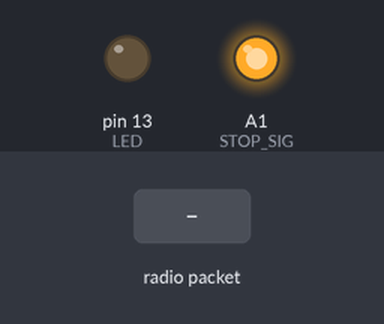
A sketch run on a simulated Arduino Uno, built with avr-gcc and run on an emulated ATmega328P. Parts: output pins drawn as LEDs (lit = HIGH). The test bench sets the inputs (shaded band). No radio packets arrive unless stated; pins used as bus, display or sensor lines are not drawn; what the sketch prints to the serial monitor is not drawn.

Above: at 3.2 s.
3.3 s: radio packet "1" arrives
At 4.1 s:
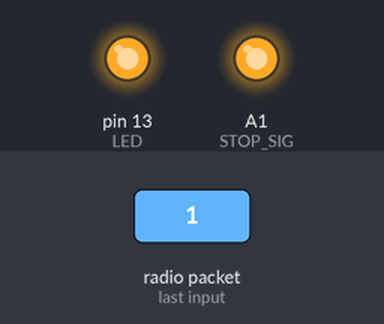
4.8 s: radio packet "0" arrives
At 5.2 s:
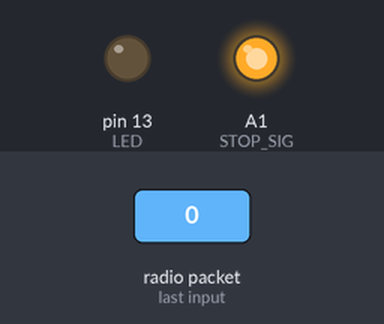
6.3 s: radio packet "2" arrives
At 7.5 s:
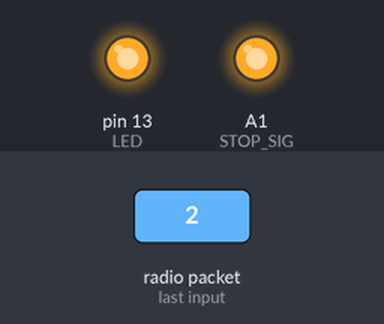
Timing chart, 0 to 9.3 s (numbered marks = the images above; inputs shaded):
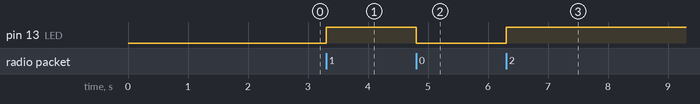

Measured:
- after the input at 3.3 s, pin 13 (LED): LOW → HIGH at once
- after the input at 4.8 s, pin 13 (LED): HIGH → LOW at once
- after the input at 6.3 s, pin 13 (LED): LOW → HIGH at once

The sketch:

SafetyCutoff.ino
```cpp
#include <SPI.h>
#include <mcp_can.h>
#include <RH_RF95.h>
#include "common.h"

#define RFM95_CS 8
#define RFM95_RST 4
#define RFM95_INT 3

#define RF95_FREQ 915.0
#define LED 13
#define STOP_SIG A1

// CAN0 INT and CS
#define CAN0_INT 6                              // Set INT to pin 2
MCP_CAN CAN0(5);                               // Set CS to pin 10

RH_RF95 rf95(RFM95_CS, RFM95_INT);

bool isConnected = false;
char led = 0;
bool killed = false;
unsigned long lastAck = -1;
unsigned long lastHandshake = -1;

RadioPacket toSend;

void setup()
{
  Serial.begin(115200);

  // init led
  pinMode(LED, OUTPUT);
  digitalWrite(LED, led);

  pinMode(STOP_SIG, OUTPUT);
  digitalWrite(STOP_SIG, HIGH);

  delay(2000);

  // reset rfm95
  pinMode(RFM95_RST, OUTPUT);
  digitalWrite(RFM95_RST, LOW);
  delay(10);
  digitalWrite(RFM95_RST, HIGH);
  delay(10);

  // init rfm95
  rf95.init();
  rf95.setFrequency(RF95_FREQ);
  rf95.setTxPower(23, false);

  // Initialize MCP2515 running at 16MHz with a baudrate of 500kb/s and the masks and filters disabled.
  if(CAN0.begin(MCP_ANY, CAN_100KBPS, MCP_8MHZ) == CAN_OK)
    Serial.println("MCP2515 Initialized Successfully!");
  else
    Serial.println("Error Initializing MCP2515...");

  // Since we do not set NORMAL mode, we are in loopback mode by default.
  CAN0.setMode(MCP_NORMAL);

  pinMode(CAN0_INT, INPUT);                           // Configuring pin for /INT input

  lastHandshake = millis();

  strncpy(toSend.password, GLOBAL_PASSWORD, sizeof(GLOBAL_PASSWORD));
}

void loop()
{
  if (rf95.available())
  {
    led = !led;
    digitalWrite(LED, led);

    uint8_t buf[sizeof(RadioPacket)];
    uint8_t len = sizeof(buf);

    if (rf95.recv(buf, &len))
    {
      // Convert packet to character array to determine message contents
      RadioPacket msg = *(RadioPacket*)buf;

      if(strcmp(GLOBAL_PASSWORD, msg.password) == 0) {

        // Received a signal
        if (msg.id == 0) {
          // Send signal to CAN
          byte data[] = {};

          // Kill!
          if (msg.message[0] == 1) {
            digitalWrite(LED, HIGH);
            digitalWrite(STOP_SIG, LOW);

            CAN0.sendMsgBuf(0x0, 0, data);

            isConnected = false;
            killed = true;
          }

          // Mobility Stop
          if (msg.message[0] == 2) {
            CAN0.sendMsgBuf(0x1, 0, data);
          }

          // Mobility Start
          if (msg.message[0] == 3) {
            CAN0.sendMsgBuf(0x9, 0, data);
          }

          toSend.id = 9;
          lastAck = millis();
          rf95.send((uint8_t*)&toSend, sizeof(toSend));
          rf95.waitPacketSent();
        }

        // Handshake ACK
        if (!isConnected && msg.id == 2) {
          Serial.println("Handshake ACK!");
          isConnected = true;
          lastAck = millis();
        }

        // Heartbeat
        if (isConnected && msg.id == 3) {
          Serial.println("Heartbeat!");
          toSend.id = 4; // Respond with ACK
          lastAck = millis();
          rf95.send((uint8_t*)&toSend, sizeof(toSend));
          rf95.waitPacketSent();
        }
      }
    }
  }

  // Send handshake requests periodically if we aren't isConnected
  if (!isConnected && !killed && (millis() - lastHandshake) > 400) {
    lastHandshake = millis();
    toSend.id = 1;
    rf95.send((uint8_t*)&toSend, sizeof(toSend));
    rf95.waitPacketSent();
  }

  // Kill robot if we haven't heard from robot in 5 seconds
  if (isConnected && (millis() - lastAck) > 5000) {
    digitalWrite(LED, HIGH);
    digitalWrite(STOP_SIG, LOW);
    // digitalWrite(STOP_SIG, HIGH);
    isConnected = false;
    killed = true;
  }

}
```

common.h
```cpp
#ifndef COMMON_H
#define COMMON_H

#define GLOBAL_PASSWORD "CRABCAKES"

struct RadioPacket {
    unsigned char   id;
    char            password[sizeof(GLOBAL_PASSWORD)];
    char            message[16];
};

#endif
```
